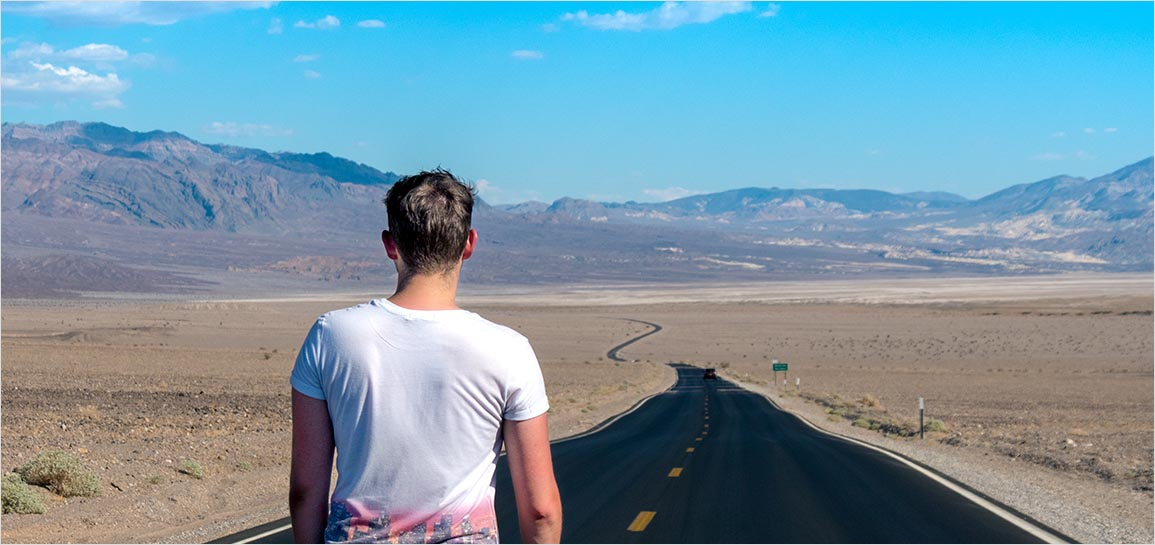
#> input picture project1/templates/水印管家 一键清除视频&图片水印_files/boy.jpg, 1155 x 545 px, given in place of test.jpg, which was not available
$ python scan_for_matchs.py '../project1/templates/水印管家 一键清除视频&图片水印_files/boy.jpg'   (Python 2 division)
#> lines starting #> are read from the running program, lines starting #| are printed output that depends on the picture; pictures that were not available may be replaced by others from this repository, and a replacement may not be noted
from os.path import join
from os import walk
import numpy as np
import cv2
from sys import argv
from matplotlib import pyplot as plt

# create an array of filenames
folder = "E:/fazive/studying/py/feature_match_demo/data/roi/roi"
query = cv2.imread(join(folder, "test.jpg"), 0)
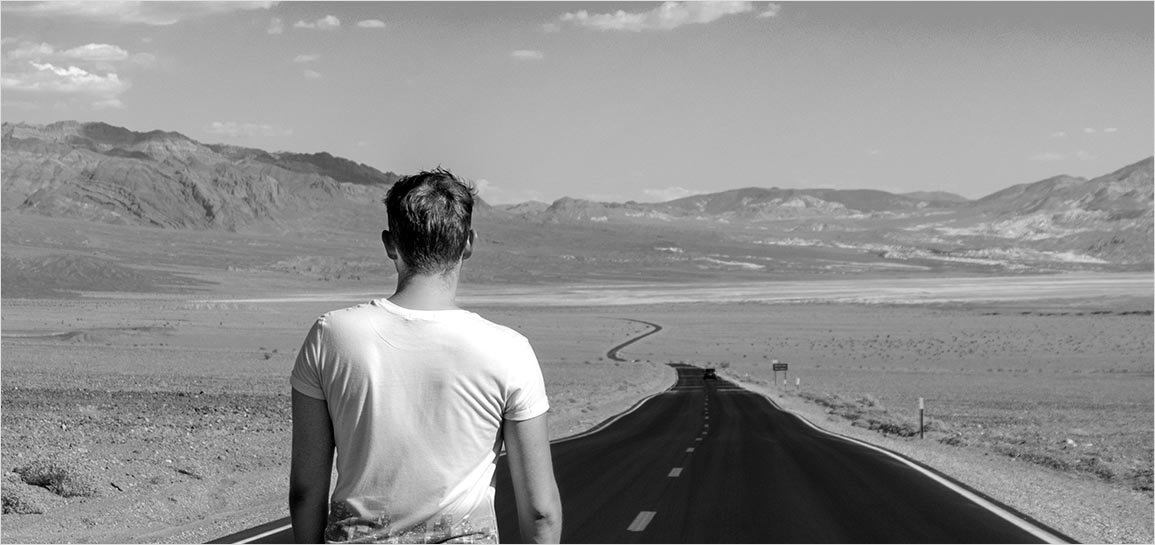
#> query: shape (545, 1155); min 0, max 255, mean 143.3

# create files, images, descriptors globals
files = []
images = []
descriptors = []
for (dirpath, dirnames, filenames) in walk(folder):
	files.extend(filenames)
	for f in files:
		if f.endswith("npy") and f != "test.npy":
			descriptors.append(f)
	print (descriptors)

# create the sift detector
sift = cv2.SIFT_create()
query_kp, query_ds = sift.detectAndCompute(query, None)
#> query_kp = 1889 keypoints; strongest (x, y, size): (290, 526, 2.5), (420, 230, 68.6), (329, 502, 1.9), (372, 303, 2.7)

# create FLANN matcher
FLANN_INDEX_KDTREE = 0
index_params = dict(algorithm = FLANN_INDEX_KDTREE, trees = 5)
search_params = dict(checks = 50)
flann = cv2.FlannBasedMatcher(index_params, search_params)

# minimum number of matches
MIN_MATCH_COUNT = 10

potential_culprits = {}
print (">> 初始化扫描图片...")
for d in descriptors:
	print( "--------- 分析 %s 匹配 ------------" % d)
	matches = flann.knnMatch(query_ds, np.load(join(folder, d)), k =2)
	good = []
	for m,n in matches:
		if m.distance < 0.7*n.distance:
			good.append(m)
	if len(good) > MIN_MATCH_COUNT:
		print ("%s 可匹配! (%d)" % (d, len(good)))
	else:
		print ("%s 不匹配" % d)
	potential_culprits[d] = len(good)
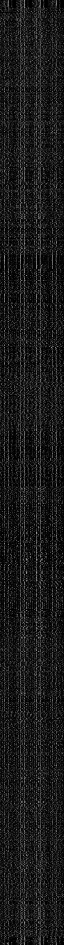
#> query_ds: shape (1889, 128) float32 (shown at 1/2 size); min 0, max 216, mean 25.9
#> after the loop, potential_culprits = 0 items

max_matches = None
potential_suspect = None
for culprit, matches in potential_culprits.items():
	if max_matches == None or matches > max_matches:
		max_matches = matches
		potential_suspect = culprit
#> this loop made 0 passes
#> (the run stopped early here; a loop or call above may not have finished)

$ run again, on project1/templates/水印管家 一键清除视频&图片水印_files/girl1.jpg
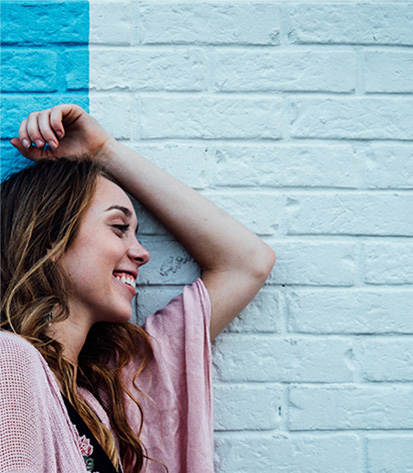
#> input picture project1/templates/水印管家 一键清除视频&图片水印_files/girl1.jpg, 413 x 473 px, given in place of test.jpg, which was not available
#> `query = cv2.imread(join(folder, "test.jpg"), 0)`:
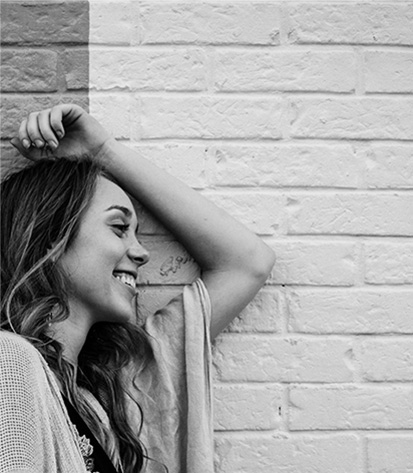
#> query: shape (473, 413); min 0, max 242, mean 166
#> query_kp = 1126 keypoints; strongest (x, y, size): (70, 423, 1.9), (71, 125, 15.4), (81, 435, 2.3), (71, 331, 21.8)
#> after the loop `for d in descriptors:`:
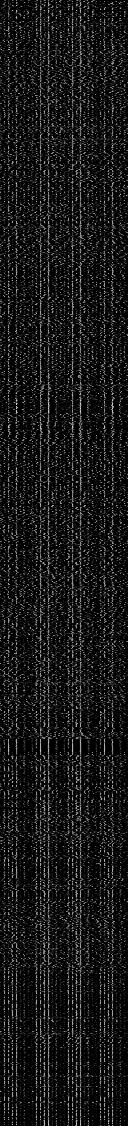
#> query_ds: shape (1126, 128) float32; min 0, max 216, mean 24.5
#> after the loop `for d in descriptors:`: potential_culprits = 0 items

$ run again, on project1/templates/水印管家 一键清除视频&图片水印_files/hanson1.jpg
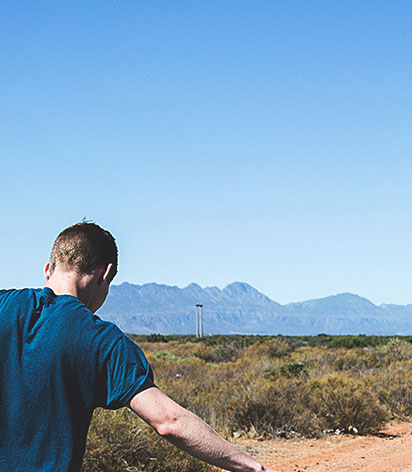
#> input picture project1/templates/水印管家 一键清除视频&图片水印_files/hanson1.jpg, 412 x 472 px, given in place of test.jpg, which was not available
#> `query = cv2.imread(join(folder, "test.jpg"), 0)`:
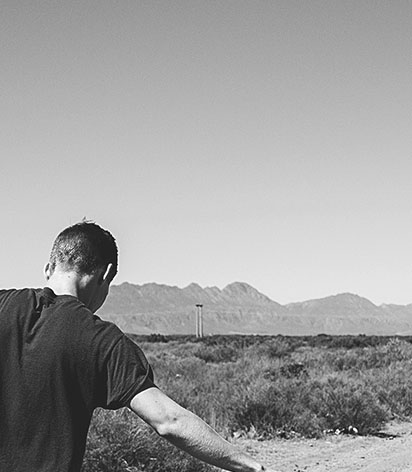
#> query: shape (472, 412); min 0, max 255, mean 158.1
#> query_kp = 751 keypoints; strongest (x, y, size): (355, 430, 2.4), (110, 265, 2.2), (350, 427, 1.9), (48, 278, 1.8)
#> after the loop `for d in descriptors:`:
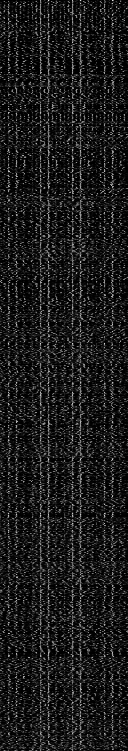
#> query_ds: shape (751, 128) float32; min 0, max 223, mean 27.2
#> after the loop `for d in descriptors:`: potential_culprits = 0 items
